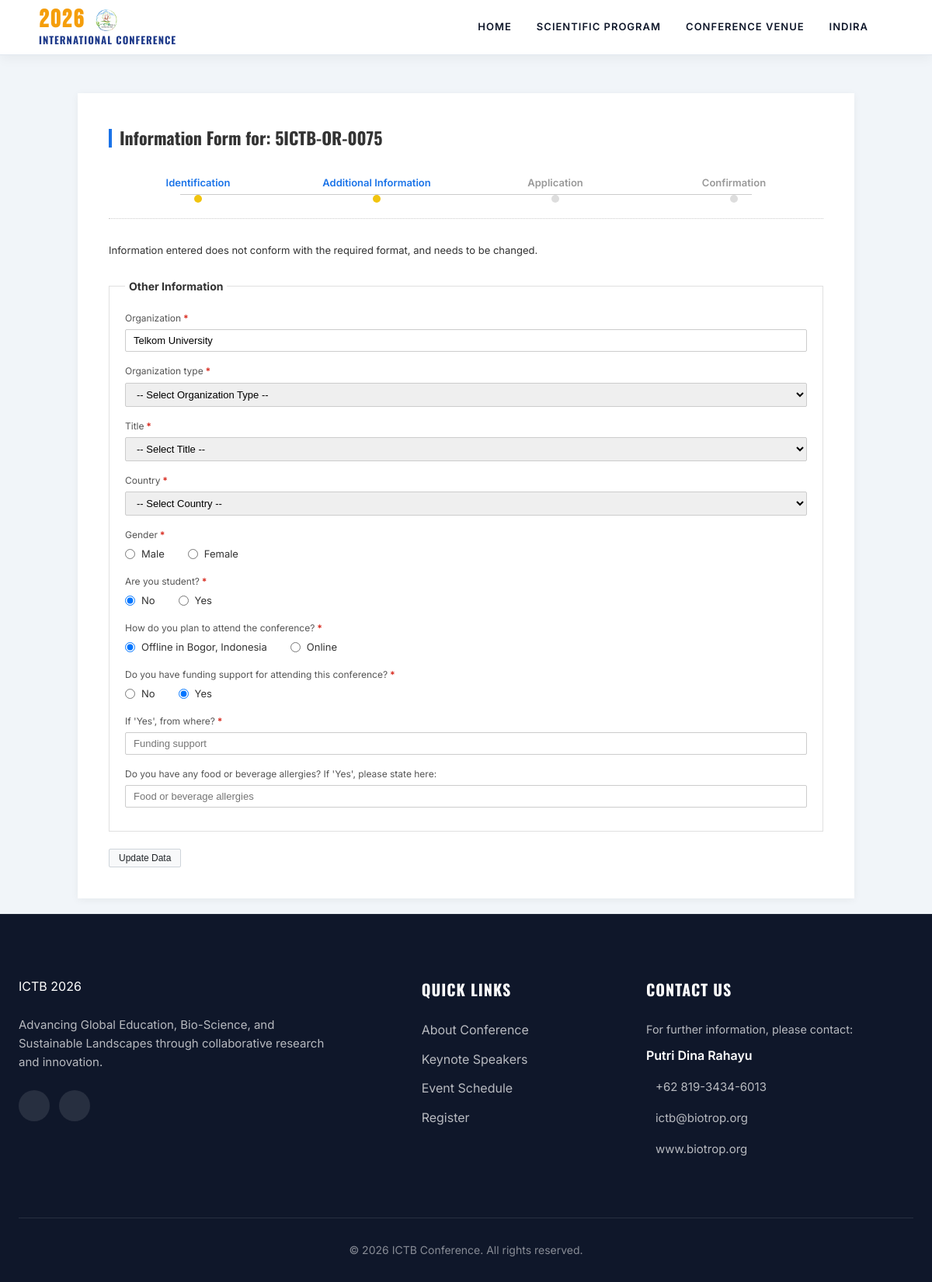
Page /information.php (signed in) on the earlier database version.
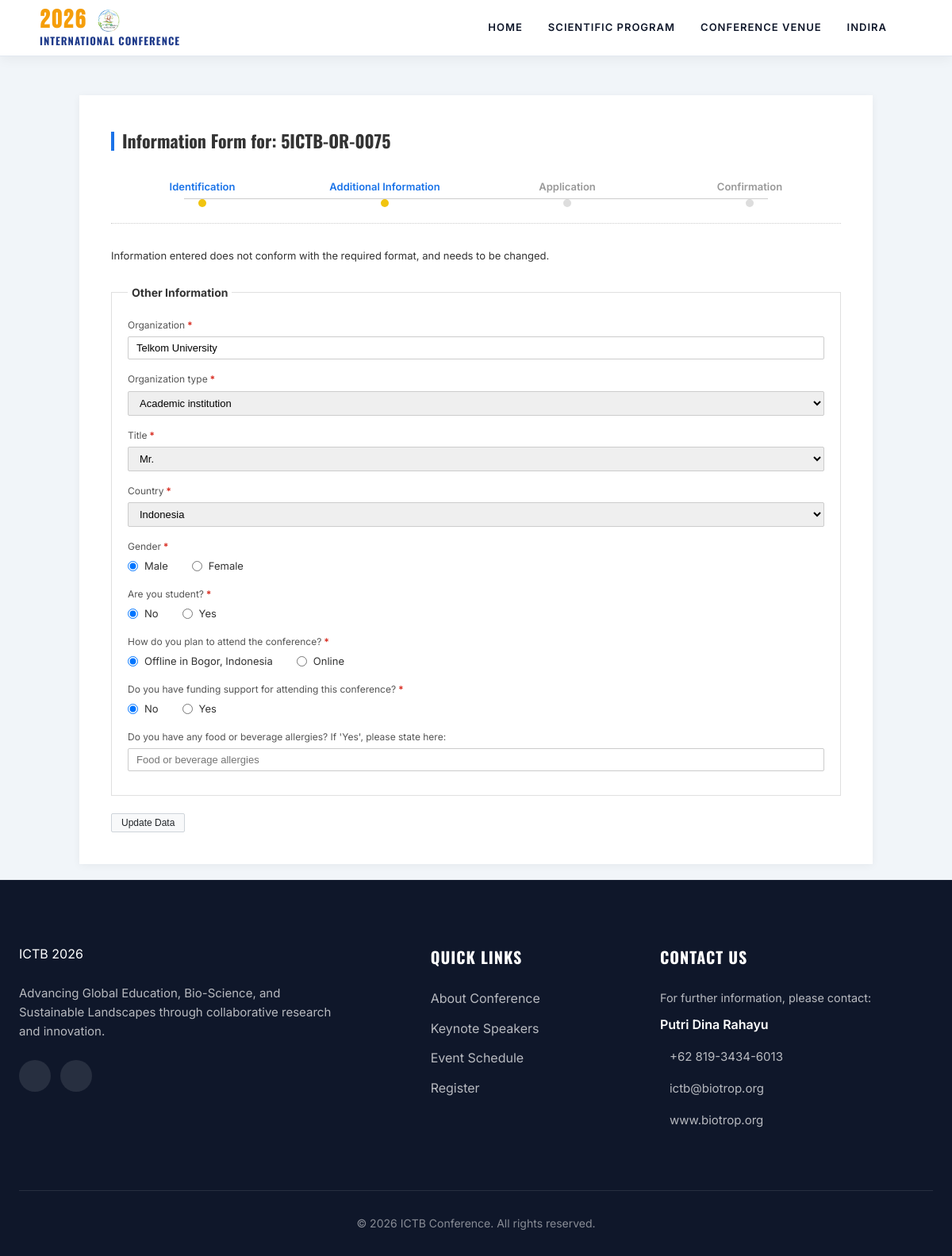
Same page on the later database version.
### tables this page shows
CREATE TABLE `participants` (
  `id` int NOT NULL,
  `participant_type` varchar(50) NOT NULL,
  `first_name` varchar(100) NOT NULL,
  `last_name` varchar(100) NOT NULL,
  `institution` varchar(255) NOT NULL,
  `email` varchar(150) NOT NULL,
  `phone` varchar(50) NOT NULL,
  `password_hash` varchar(255) NOT NULL,
  `bukti_transfer` varchar(255) DEFAULT '',
  `bukti_diri` varchar(255) DEFAULT '',
  `created_at` timestamp NOT NULL DEFAULT CURRENT_TIMESTAMP,
  `title` varchar(50) DEFAULT NULL,
  `gender` varchar(50) DEFAULT NULL,
  `org_type` varchar(100) DEFAULT NULL,
  `country` varchar(100) DEFAULT NULL,
  `attendance` varchar(100) DEFAULT NULL,
  `funding` varchar(100) DEFAULT NULL,
  `funding_source` varchar(255) DEFAULT NULL,
  `allergies` varchar(255) DEFAULT NULL
);

### information.php (the view, shortened to what the rows shown need)
<?php
require_once 'includes/db.php';
$existing_data = [];
if (isset($_SESSION['participant_id'])) {
    $stmt = $conn->prepare("SELECT * FROM participants WHERE id = ?");
    if ($stmt) {
        $stmt->bind_param("i", $_SESSION['participant_id']);
        $stmt->execute();
        $res = $stmt->get_result();
        if ($res->num_rows > 0) {
            $existing_data = $res->fetch_assoc();
        }
    }
}
?>
<?php include 'includes/header.php'; ?>
<section class="section-padding bg-alt" style="min-height: 80vh; padding-top: 120px;">
    <div class="container" style="max-width: 1000px; background: #fff; padding: 40px; box-shadow: 0 2px 10px rgba(0,0,0,0.05);">
        <div style="display: flex; align-items: center; margin-bottom: 30px;">
            <h2 style="font-family: var(--font-subheading); color: #333; font-size: 22px; margin: 0; font-weight: bold;">
                Information Form for: 5ICTB-OR-0075
            </h2>
        </div>
        <form action="" method="POST" enctype="multipart/form-data">
            <fieldset class="info-fieldset">
                <div class="info-form-group">
                    <label class="info-form-label required-label" for="organization">Organization</label>
                    <input type="text" id="organization" name="organization" class="info-form-control" placeholder="Affiliated Organization" value="<?php echo htmlspecialchars($existing_data['institution'] ?? ''); ?>" required>
                </div>
                <div class="info-form-group">
                    <label class="info-form-label required-label" for="org_type">Organization type</label>
                    <select id="org_type" name="org_type" class="info-form-control" required>
                        <option value="Academic institution" <?php echo (isset($existing_data['org_type']) && $existing_data['org_type'] == 'Academic institution') ? 'selected' : ''; ?>>Academic institution</option>
                    </select>
                </div>
                <div class="info-form-group">
                    <label class="info-form-label required-label" for="title">Title</label>
                    <select id="title" name="title" class="info-form-control" required>
                        <option value="Mr." <?php echo (isset($existing_data['title']) && $existing_data['title'] == 'Mr.') ? 'selected' : ''; ?>>Mr.</option>
                    </select>
                </div>
                <div class="info-form-group">
                    <div class="info-radio-group">
                        <label class="info-radio-label">
                            <input type="radio" name="gender" value="Male" <?php echo (isset($existing_data['gender']) && $existing_data['gender'] == 'Male') ? 'checked' : ''; ?> required> Male
                        </label>
                        <label class="info-radio-label">
                            <input type="radio" name="gender" value="Female" <?php echo (isset($existing_data['gender']) && $existing_data['gender'] == 'Female') ? 'checked' : ''; ?> required> Female
                        </label>
                    </div>
                </div>
                <div class="info-form-group">
                    <div class="info-radio-group">
                        <label class="info-radio-label">
                            <input type="radio" name="attendance" value="Offline" <?php echo (!isset($existing_data['attendance']) || $existing_data['attendance'] == 'Offline') ? 'checked' : ''; ?> required> Offline in Bogor, Indonesia
                        </label>
                        <label class="info-radio-label">
                            <input type="radio" name="attendance" value="Online" <?php echo (isset($existing_data['attendance']) && $existing_data['attendance'] == 'Online') ? 'checked' : ''; ?> required> Online
                        </label>
                    </div>
                </div>
                <div class="info-form-group">
                    <?php $funding_val = isset($existing_data['funding']) ? $existing_data['funding'] : 'Yes'; ?>
                    <div class="info-radio-group">
                        <label class="info-radio-label">
                            <input type="radio" name="funding" value="No" <?php echo ($funding_val == 'No') ? 'checked' : ''; ?> onclick="toggleFundingSource(false)" required> No
                        </label>
                        <label class="info-radio-label">
                            <input type="radio" name="funding" value="Yes" <?php echo ($funding_val == 'Yes') ? 'checked' : ''; ?> onclick="toggleFundingSource(true)" required> Yes
                        </label>
                    </div>
                </div>
                <div class="info-form-group" id="funding_source_wrapper" style="display: <?php echo ($funding_val == 'Yes') ? 'block' : 'none'; ?>;">
                    <label class="info-form-label <?php echo ($funding_val == 'Yes') ? 'required-label' : ''; ?>" for="funding_source">If 'Yes', from where?</label>
                    <input type="text" id="funding_source" name="funding_source" class="info-form-control" placeholder="Funding support" value="<?php echo htmlspecialchars($existing_data['funding_source'] ?? ''); ?>" <?php echo ($funding_val == 'Yes') ? 'required' : ''; ?>>
                </div>
            </fieldset>
        </form>
    </div>
</section>
<?php include 'includes/footer.php'; ?>

Differences in the rows shown:
changed participants "Telkom University": org_type (not shown) → "Academic institution"; title (not shown) → "Mr."; gender "☐ Male" → "☑ Male"; funding "☐ No" → "☑ No"; funding "☑ Yes" → "☐ Yes"
Other differences:
form field country: "-- Select Country --" → "Indonesia"
form field org_type: "-- Select Organization Type --" → (not shown)
form field title: "-- Select Title --" → (not shown)
text no longer shown: "If 'Yes', from where?"
